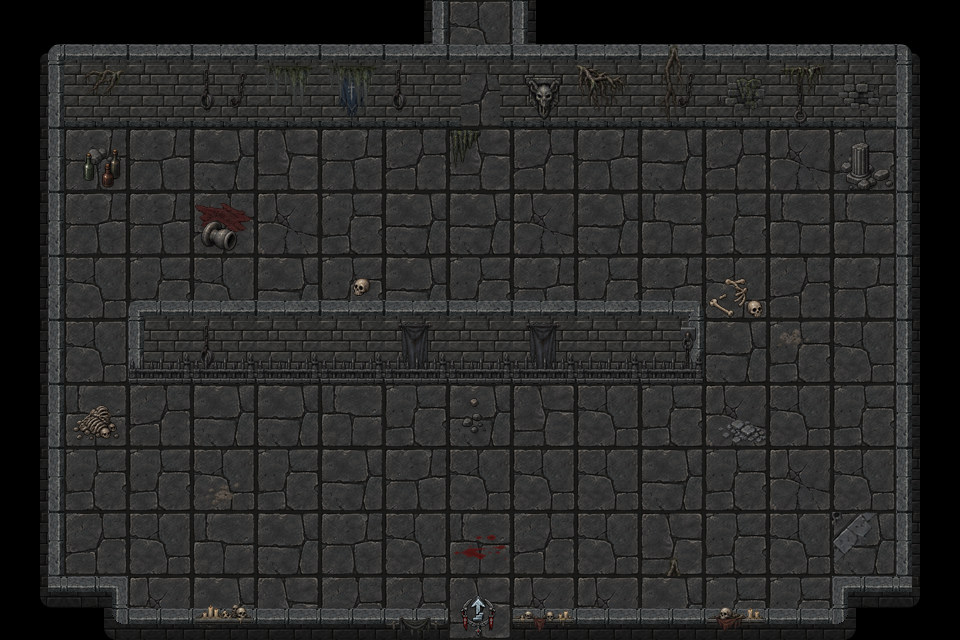

Tiled map render using the project's own tile images. Description and the whole map definition, tile-layer contents included, below:
An orthogonal 15x10 tile map with 64x64 px tiles, 11 tile layers (Ground, GroundDetails_01, GroundDetails_02, WallsBack_02, ...), 3 tilesets and 18 objects (4x torches_v1, Spawn, exit_north, exit_back).

<map version="1.10" tiledversion="1.12.2" orientation="orthogonal" renderorder="right-down" width="15" height="10" tilewidth="64" tileheight="64" infinite="0" nextlayerid="18" nextobjectid="23">
 <tileset firstgid="1" source="act3_floor_64.tsx" />
 <tileset firstgid="9" source="items.tsx" />
 <tileset firstgid="177" source="my_tiles_textured_v9.tsx" />
 <layer id="1" name="Ground" width="15" height="10">
  <data encoding="csv">
0,0,0,0,0,0,0,3,0,0,0,0,0,0,0,
0,0,0,0,0,0,0,5,0,0,0,0,0,0,0,
0,7,7,2,6,7,5,6,5,7,2,5,8,1,0,
0,7,7,5,8,1,2,2,8,2,4,1,4,4,0,
0,3,1,3,2,1,2,1,7,1,7,3,5,7,0,
0,3,6,6,6,3,1,7,4,3,5,2,1,3,0,
0,4,5,2,2,4,1,2,6,3,1,8,3,1,0,
0,1,1,3,1,2,7,3,3,3,2,1,8,3,0,
0,5,3,4,2,7,3,4,5,3,6,1,3,2,0,
0,0,8,2,6,5,5,6,8,8,2,1,1,0,0
</data>
 </layer>
 <layer id="8" name="GroundDetails_01" width="15" height="10">
  <data encoding="csv">
0,0,0,0,0,0,0,0,0,0,0,0,0,0,0,
0,0,0,0,0,0,0,0,0,0,0,0,0,0,0,
0,48,0,0,0,0,0,72,0,0,0,0,0,36,0,
0,0,0,111,0,0,0,0,0,0,0,0,0,0,0,
0,0,0,0,0,46,0,0,0,0,0,45,0,0,0,
0,0,0,0,0,0,0,0,0,0,0,0,108,0,0,
0,63,0,0,0,0,0,47,0,0,0,0,0,0,0,
0,0,0,109,0,0,0,0,0,0,0,0,0,0,0,
0,0,0,0,0,0,0,35,0,0,0,0,0,82,0,
0,0,0,0,0,0,0,0,0,0,0,0,0,0,0
</data>
 </layer>
 <layer id="9" name="GroundDetails_02" width="15" height="10">
  <data encoding="csv">
0,0,0,0,0,0,0,0,0,0,0,0,0,0,0,
0,0,0,0,0,0,0,0,0,0,0,0,0,0,0,
0,43,0,0,0,0,0,0,0,0,0,0,0,39,0,
0,0,0,59,0,0,0,0,0,0,0,0,0,0,0,
0,0,0,0,0,0,0,0,0,0,0,0,0,0,0,
0,0,0,0,0,0,0,0,0,0,0,0,0,0,0,
0,0,0,0,0,0,0,0,0,0,0,100,0,0,0,
0,0,0,0,0,0,0,0,0,0,0,0,0,0,0,
0,0,0,0,0,0,0,0,0,0,0,0,0,0,0,
0,0,0,0,0,0,0,0,0,0,0,0,0,0,0
</data>
 </layer>
 <layer id="3" name="WallsBack_02" width="15" height="10">
  <data encoding="csv">
0,0,0,0,0,0,186,0,188,0,0,0,0,0,0,
0,0,0,0,0,0,0,0,0,0,0,0,0,0,0,
0,0,0,0,0,0,0,0,0,0,0,0,0,0,0,
0,0,0,0,0,0,0,0,0,0,0,0,0,0,0,
0,0,0,0,0,0,0,0,0,0,0,0,0,0,0,
0,0,0,0,0,0,0,0,0,0,0,0,0,0,0,
0,0,0,0,0,0,0,0,0,0,0,0,0,0,0,
0,0,0,0,0,0,0,0,0,0,0,0,0,0,0,
0,0,0,0,0,0,0,0,0,0,0,0,0,0,0,
0,0,0,0,0,0,0,0,0,0,0,0,0,0,0
</data>
 </layer>
 <layer id="2" name="WallsBack_01" width="15" height="10">
  <data encoding="csv">
177,178,178,178,178,178,178,178,178,178,178,178,178,178,179,
186,187,187,187,187,187,187,247,187,187,187,187,187,187,188,
186,0,0,0,0,0,0,0,0,0,0,0,0,0,188,
186,0,0,0,0,0,0,0,0,0,0,0,0,0,188,
186,0,234,178,178,178,178,178,178,178,232,0,0,0,188,
186,0,243,187,187,187,187,187,187,187,241,0,0,0,188,
186,0,0,0,0,0,0,0,0,0,0,0,0,0,188,
186,0,0,0,0,0,0,0,0,0,0,0,0,0,188,
186,0,0,0,0,0,0,0,0,0,0,0,0,0,188,
0,0,0,0,0,0,0,0,0,0,0,0,0,0,0
</data>
 </layer>
 <layer id="5" name="WallsFront_02" width="15" height="10">
  <data encoding="csv">
0,0,0,0,0,0,0,0,0,0,0,0,0,0,0,
0,0,0,0,0,0,0,0,0,0,0,0,0,0,0,
0,0,0,0,0,0,0,0,0,0,0,0,0,0,0,
0,0,0,0,0,0,0,0,0,0,0,0,0,0,0,
0,0,0,0,0,0,0,0,0,0,0,0,0,0,0,
0,0,0,0,0,0,0,0,0,0,0,0,0,0,0,
0,0,0,0,0,0,0,0,0,0,0,0,0,0,0,
0,0,0,0,0,0,0,0,0,0,0,0,0,0,0,
0,0,0,0,0,0,0,0,0,0,0,0,0,0,0,
0,0,0,0,0,0,0,0,0,0,0,0,0,0,0
</data>
 </layer>
 <layer id="4" name="WallsFront_01" width="15" height="10">
  <data encoding="csv">
0,0,0,0,0,0,0,0,0,0,0,0,0,0,0,
0,0,0,0,0,0,0,0,0,0,0,0,0,0,0,
0,0,0,0,0,0,0,0,0,0,0,0,0,0,0,
0,0,0,0,0,0,0,0,0,0,0,0,0,0,0,
0,0,0,0,0,0,0,0,0,0,0,0,0,0,0,
0,0,0,0,0,0,0,0,0,0,0,0,0,0,0,
0,0,0,0,0,0,0,0,0,0,0,0,0,0,0,
0,0,0,0,0,0,0,0,0,0,0,0,0,0,0,
0,0,0,0,0,0,0,0,0,0,0,0,0,0,0,
211,2147483853,207,207,207,207,207,0,207,207,207,207,207,205,2147483859
</data>
 </layer>
 <layer id="10" name="DecorFront_01" width="15" height="10">
  <data encoding="csv">
0,0,0,0,0,0,0,0,0,0,0,0,0,0,0,
0,0,0,0,0,0,0,0,0,0,0,0,0,0,0,
0,0,0,0,0,0,0,0,0,0,0,0,0,0,0,
0,0,0,0,0,0,0,0,0,0,0,0,0,0,0,
0,0,0,0,0,0,0,0,0,0,0,0,0,0,0,
0,0,0,0,0,0,0,0,0,0,0,0,0,0,0,
0,0,0,0,0,0,0,0,0,0,0,0,0,0,0,
0,0,0,0,0,0,0,0,0,0,0,0,0,0,0,
0,0,0,0,0,0,0,0,0,0,73,0,0,0,0,
0,0,0,0,0,0,0,0,0,0,0,0,0,0,0
</data>
 </layer>
 <layer id="11" name="DecorFront_02" width="15" height="10">
  <data encoding="csv">
0,0,0,0,0,0,0,0,0,0,0,0,0,0,0,
0,0,0,0,0,0,0,0,0,0,0,0,0,0,0,
0,0,0,0,0,0,0,0,0,0,0,0,0,0,0,
0,0,0,0,0,0,0,0,0,0,0,0,0,0,0,
0,0,0,0,0,0,0,0,0,0,0,0,0,0,0,
0,0,0,0,0,0,0,0,0,0,0,0,0,0,0,
0,0,0,0,0,0,0,0,0,0,0,0,0,0,0,
0,0,0,0,0,0,0,0,0,0,0,0,0,0,0,
0,0,0,0,0,0,0,0,0,0,0,0,0,0,0,
0,0,0,132,0,0,125,253,135,0,0,136,0,0,0
</data>
 </layer>
 <layer id="7" name="DecorBack_02" width="15" height="10">
  <data encoding="csv">
0,0,0,0,0,0,0,0,0,0,0,0,0,0,0,
0,75,0,96,0,76,97,0,0,0,96,92,95,19,0,
0,0,0,0,0,0,0,0,0,0,0,0,0,0,0,
0,0,0,0,0,0,0,0,0,0,0,0,0,0,0,
0,0,0,0,0,0,0,0,0,0,0,0,0,0,0,
0,0,0,97,0,0,88,0,88,0,98,0,0,0,0,
0,0,0,0,0,0,0,0,0,0,0,0,0,0,0,
0,0,0,0,0,0,0,0,0,0,0,0,0,0,0,
0,0,0,0,0,0,0,0,0,0,0,0,0,0,0,
0,0,0,0,0,0,0,0,0,0,0,0,0,0,0
</data>
 </layer>
 <layer id="6" name="DecorBack_01" width="15" height="10">
  <data encoding="csv">
0,0,0,0,0,0,0,0,0,0,73,0,0,0,0,
0,0,0,97,93,93,0,0,30,74,85,0,86,0,0,
0,0,0,0,0,0,0,0,0,0,0,0,0,0,0,
0,0,0,0,0,0,0,0,0,0,0,0,0,0,0,
0,0,0,0,0,0,0,0,0,0,0,0,0,0,0,
0,0,106,106,106,106,106,106,106,106,106,0,0,0,0,
0,0,0,0,0,0,0,0,0,0,0,0,0,0,0,
0,0,0,0,0,0,0,0,0,0,0,0,0,0,0,
0,0,0,0,0,0,0,0,0,0,0,0,0,0,0,
0,0,0,0,0,0,0,0,0,0,0,0,0,0,0
</data>
 </layer>
 <objectgroup id="12" name="Entities">
  <object id="1" name="torches_v1" x="288" y="98.6667">
   <point />
  </object>
  <object id="2" name="torches_v1" x="671.333" y="95.3333">
   <point />
  </object>
  <object id="3" name="torches_v1" x="611.333" y="352.667">
   <point />
  </object>
  <object id="4" name="torches_v1" x="287.333" y="351.333">
   <point />
  </object>
  <object id="20" name="Spawn" x="480" y="549.333">
   <point />
  </object>
 </objectgroup>
 <objectgroup id="14" name="Connectors">
  <object id="7" name="exit_north" x="479.333" y="32">
   <point />
  </object>
  <object id="8" name="exit_back" x="480.667" y="616.667">
   <point />
  </object>
 </objectgroup>
 <objectgroup id="16" name="Blocked">
  <object id="9" x="14" y="72.6667" width="412" height="40.6667" />
  <object id="10" x="532" y="75.3333" width="409.333" height="32.6667" />
  <object id="11" x="136" y="339.333" width="566" height="24" />
  <object id="13" x="846" y="592" width="93.333" height="36" />
  <object id="14" x="16" y="594" width="96" height="24" />
  <object id="15" x="904" y="38.6667" width="44" height="590" />
  <object id="16" x="12.6667" y="14.6667" width="40.6667" height="605.333" />
  <object id="17" x="47.3333" y="15.3333" width="380" height="24.6667" />
  <object id="18" x="538" y="12" width="410" height="28.6667" />
 </objectgroup>
 <objectgroup id="17" name="Barriers">
  <object id="21" x="115" y="630" width="331.5" height="3.5" />
  <object id="22" x="520" y="628.5" width="327" height="5.5" />
 </objectgroup>
</map>
